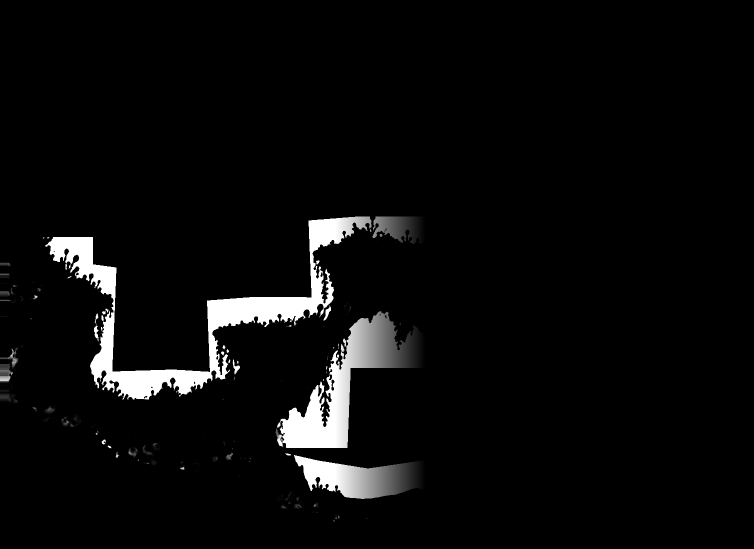
#> input picture assets/source/xumen-vertical-v1/masters/E33-World-water-selection.png, 1508 x 1097 px, given in place of ground.png, which was not available (shown at 1/2 size); the run also reads 1 picture not shown here
$ python build.py
#> lines starting #> are read from the running program, lines starting #| are printed output that depends on the picture
from PIL import Image,ImageDraw,ImageFilter
from pathlib import Path
import numpy as np, json, zipfile, io, hashlib
ROOT=Path(__file__).resolve().parents[3]
S=ROOT/'assets/source/xumen-e01-seam-v1'; O=ROOT/'assets/runtime/scenes/xumen-e01-seam-v1'
O.mkdir(parents=True,exist_ok=True)
def save(im,name):
 im.save(O/(name+'.png'),compress_level=9)
def fade(im,left=0,right=0):
#> called with left = 330, right = 330
 a=np.array(im.convert('RGBA')).copy();w=a.shape[1]
#> after `w = a.shape[1]`: w = 2164
 f=np.ones(w)
#> f = 2164 values from 1 to 1
 if left:f*=np.clip(np.arange(w)/left,0,1)
#> f = 2164 values from 0 to 1
 if right:f*=np.clip((w-1-np.arange(w))/right,0,1)
 a[:,:,3]=(a[:,:,3]*f[None,:]).astype('uint8');return Image.fromarray(a)
#> after `a[:, :, 3] = (a[:, :, 3] * f[None, :]).astype('uint8')`:
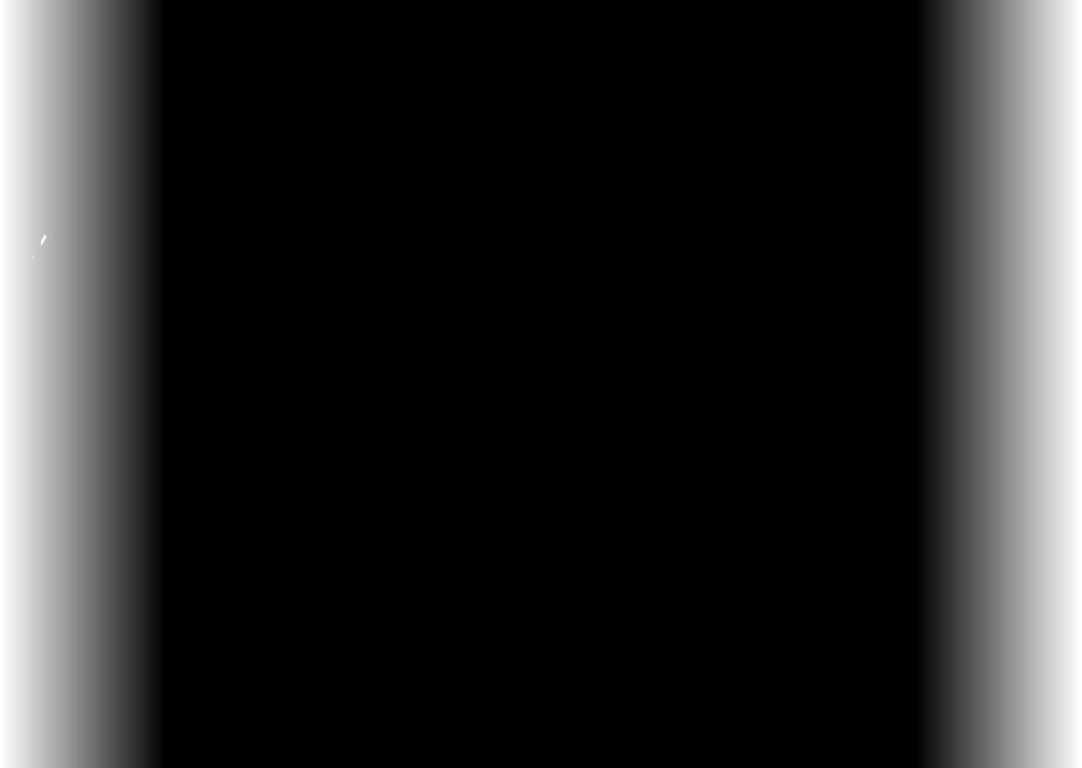
#> a: shape (1535, 2164, 4) (shown at 1/2 size); mean R, G, B, A 0, 0, 0, 215.9; transparent parts drawn white
# Equal pixel scale only, crop rather than warp. Canvas records origin, never bbox inference.
depth=Image.open(S/'originals/depth.png').convert('RGBA').resize((2164,1535),Image.Resampling.LANCZOS)
depth=fade(depth,330,330); save(depth,'depth')
ground=Image.open(S/'originals/ground.png').convert('RGBA').crop((0,364,2172,724))
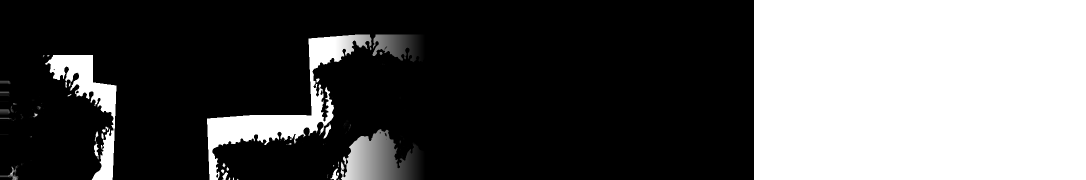
#> ground: PIL image 2172x360 RGBA (shown at 1/2 size); mean R, G, B, A 11.8, 11.8, 11.8, 177; transparent parts drawn white
ground=ground.resize((1600,265),Image.Resampling.LANCZOS)
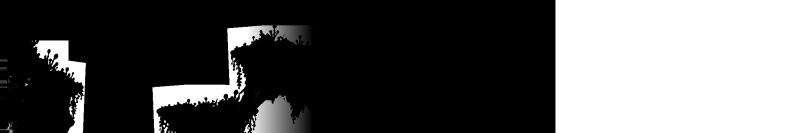
#> ground: PIL image 1600x265 RGBA (shown at 1/2 size); mean R, G, B, A 11.8, 11.8, 11.8, 177; transparent parts drawn white
# Outer tails use authored road mask, not colour key. Core upper edge remains original painted lip.
#> (the run stopped early here; a loop or call above may not have finished)
